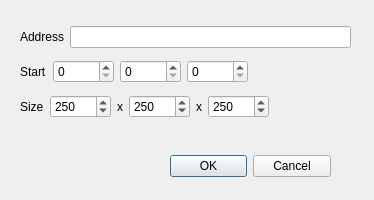
<?xml version="1.0" encoding="UTF-8"?>
<ui version="4.0">
 <class>DvidImageDialog</class>
 <widget class="QDialog" name="DvidImageDialog">
  <property name="geometry">
   <rect>
    <x>0</x>
    <y>0</y>
    <width>374</width>
    <height>200</height>
   </rect>
  </property>
  <property name="windowTitle">
   <string>Dialog</string>
  </property>
  <widget class="QDialogButtonBox" name="buttonBox">
   <property name="geometry">
    <rect>
     <x>170</x>
     <y>150</y>
     <width>161</width>
     <height>32</height>
    </rect>
   </property>
   <property name="orientation">
    <enum>Qt::Horizontal</enum>
   </property>
   <property name="standardButtons">
    <set>QDialogButtonBox::Cancel|QDialogButtonBox::Ok</set>
   </property>
  </widget>
  <widget class="QWidget" name="">
   <property name="geometry">
    <rect>
     <x>20</x>
     <y>20</y>
     <width>331</width>
     <height>105</height>
    </rect>
   </property>
   <layout class="QVBoxLayout" name="verticalLayout">
    <item>
     <layout class="QHBoxLayout" name="horizontalLayout_7">
      <item>
       <widget class="QLabel" name="label_5">
        <property name="text">
         <string>Address</string>
        </property>
       </widget>
      </item>
      <item>
       <widget class="QLineEdit" name="addressWidget"/>
      </item>
     </layout>
    </item>
    <item>
     <layout class="QHBoxLayout" name="horizontalLayout_5">
      <item>
       <layout class="QHBoxLayout" name="horizontalLayout_4">
        <item>
         <widget class="QLabel" name="label_3">
          <property name="text">
           <string>Start</string>
          </property>
         </widget>
        </item>
        <item>
         <layout class="QHBoxLayout" name="horizontalLayout">
          <item>
           <widget class="QSpinBox" name="xSpinBox">
            <property name="maximum">
             <number>10000</number>
            </property>
           </widget>
          </item>
          <item>
           <widget class="QSpinBox" name="ySpinBox">
            <property name="maximum">
             <number>10000</number>
            </property>
           </widget>
          </item>
          <item>
           <widget class="QSpinBox" name="zSpinBox">
            <property name="maximum">
             <number>10000</number>
            </property>
           </widget>
          </item>
         </layout>
        </item>
       </layout>
      </item>
      <item>
       <spacer name="horizontalSpacer">
        <property name="orientation">
         <enum>Qt::Horizontal</enum>
        </property>
        <property name="sizeHint" stdset="0">
         <size>
          <width>40</width>
          <height>20</height>
         </size>
        </property>
       </spacer>
      </item>
     </layout>
    </item>
    <item>
     <layout class="QHBoxLayout" name="horizontalLayout_6">
      <item>
       <layout class="QHBoxLayout" name="horizontalLayout_3">
        <item>
         <widget class="QLabel" name="label_2">
          <property name="text">
           <string>Size</string>
          </property>
         </widget>
        </item>
        <item>
         <layout class="QHBoxLayout" name="horizontalLayout_2">
          <item>
           <widget class="QSpinBox" name="widthSpinBox">
            <property name="maximum">
             <number>10000</number>
            </property>
            <property name="value">
             <number>250</number>
            </property>
           </widget>
          </item>
          <item>
           <widget class="QLabel" name="label">
            <property name="text">
             <string>x</string>
            </property>
           </widget>
          </item>
          <item>
           <widget class="QSpinBox" name="heightSpinBox">
            <property name="maximum">
             <number>10000</number>
            </property>
            <property name="value">
             <number>250</number>
            </property>
           </widget>
          </item>
          <item>
           <widget class="QLabel" name="label_4">
            <property name="text">
             <string>x</string>
            </property>
           </widget>
          </item>
          <item>
           <widget class="QSpinBox" name="depthSpinBox">
            <property name="maximum">
             <number>10000</number>
            </property>
            <property name="value">
             <number>250</number>
            </property>
           </widget>
          </item>
         </layout>
        </item>
       </layout>
      </item>
      <item>
       <spacer name="horizontalSpacer_2">
        <property name="orientation">
         <enum>Qt::Horizontal</enum>
        </property>
        <property name="sizeHint" stdset="0">
         <size>
          <width>40</width>
          <height>20</height>
         </size>
        </property>
       </spacer>
      </item>
     </layout>
    </item>
   </layout>
  </widget>
  <zorder>buttonBox</zorder>
  <zorder>widthSpinBox</zorder>
  <zorder>heightSpinBox</zorder>
  <zorder>xSpinBox</zorder>
  <zorder>ySpinBox</zorder>
  <zorder>zSpinBox</zorder>
  <zorder>label</zorder>
  <zorder>label_2</zorder>
  <zorder>label_3</zorder>
  <zorder></zorder>
  <zorder>depthSpinBox</zorder>
  <zorder>label_4</zorder>
  <zorder>horizontalSpacer</zorder>
  <zorder>horizontalSpacer_2</zorder>
  <zorder>addressWidget</zorder>
  <zorder>label_5</zorder>
 </widget>
 <resources/>
 <connections>
  <connection>
   <sender>buttonBox</sender>
   <signal>accepted()</signal>
   <receiver>DvidImageDialog</receiver>
   <slot>accept()</slot>
   <hints>
    <hint type="sourcelabel">
     <x>248</x>
     <y>254</y>
    </hint>
    <hint type="destinationlabel">
     <x>157</x>
     <y>274</y>
    </hint>
   </hints>
  </connection>
  <connection>
   <sender>buttonBox</sender>
   <signal>rejected()</signal>
   <receiver>DvidImageDialog</receiver>
   <slot>reject()</slot>
   <hints>
    <hint type="sourcelabel">
     <x>316</x>
     <y>260</y>
    </hint>
    <hint type="destinationlabel">
     <x>286</x>
     <y>274</y>
    </hint>
   </hints>
  </connection>
 </connections>
</ui>
